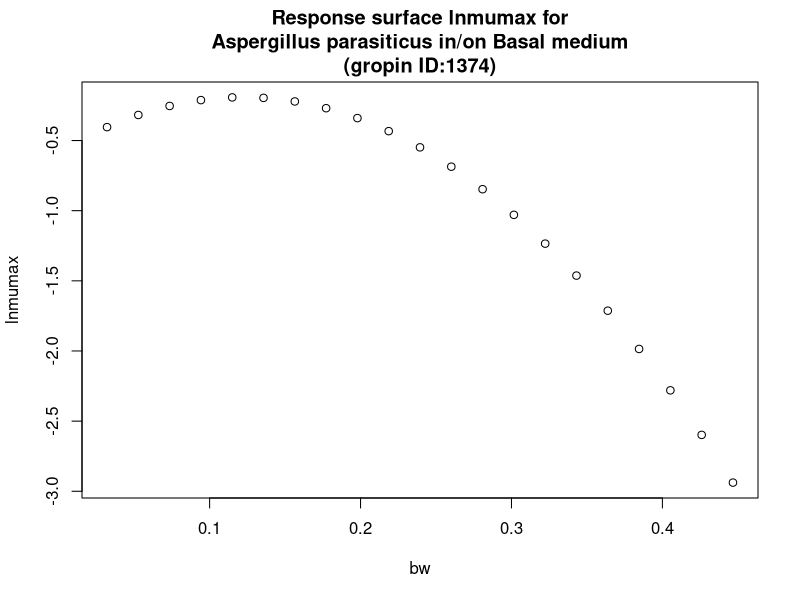

The R source for this figure:
#############################
# start of Parameter script
#############################
bw <- seq(0.032032,0.446753246753247,length.out=21)
#############################
# end of Parameter script
#############################
############################# 
# start of Model script Gropin ID 1374 
#############################
 
# constant coefficients for this model
 
variables <- data.frame(bw)
argumentsPar <- expand.grid(variables)
 
# heart of the model
response_surface <- function(bw) {
   mumax <-(-0.5825+6.392*bw-26.11*bw^2)

return(mumax=mumax)
} 

# output parameters
responseSurface <- cbind(argumentsPar,response_surface(argumentsPar['bw']))
colnames(responseSurface) <- c(colnames(argumentsPar),'lnmumax')
#############################
# End of Model script
#############################
############################# 
# start of Visualisation script Gropin ID 1374 
#############################
plot(bw,responseSurface$'lnmumax',xlab='bw',
                          ylab='lnmumax',main='Response surface lnmumax for
Aspergillus parasiticus in/on Basal medium
(gropin ID:1374)')
#############################
# End of Visualisation script
#############################
